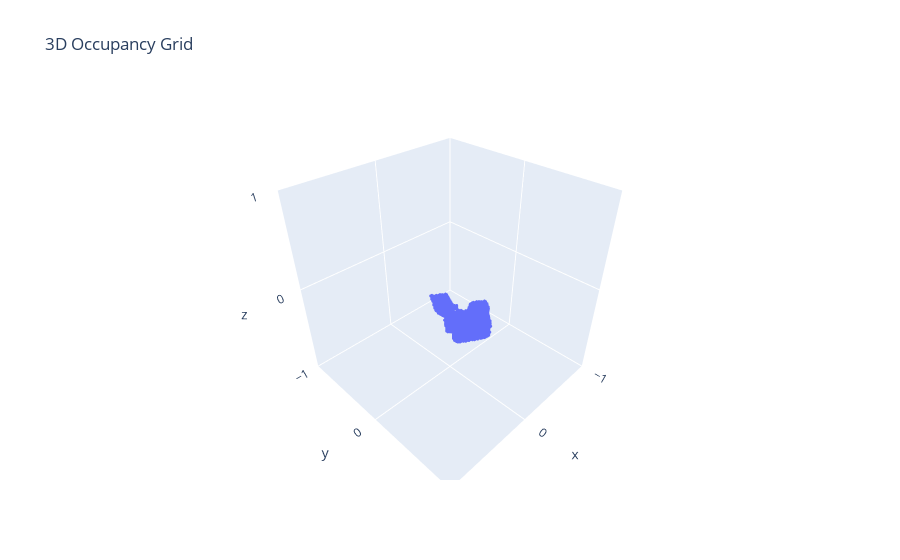

Notebook code for this chart:
### Code cell
# Load the occupancy data from the .npy file
#occupancy_grid = np.load('./object_occupancy.npy')
occupancy_grid = np.load(r'G:\Mixed_Reality\mr_liuxin\nerfstudio\object_occupancy.npy')
#G:\Mixed_Reality\cs\object_occupancy.npy
# Get the dimensions of the grid
grid_size = occupancy_grid.shape[0]

# Generate grid coordinates
x, y, z = np.meshgrid(np.linspace(-1, 1, grid_size), 
                      np.linspace(-1, 1, grid_size), 
                      np.linspace(-1, 1, grid_size),
                      indexing='ij')

# Filter coordinates based on occupancy
occupied_x = x[occupancy_grid]
occupied_y = y[occupancy_grid]
occupied_z = z[occupancy_grid]
print(np.min(occupied_x), np.max(occupied_x))
print(np.min(occupied_y), np.max(occupied_y))
print(np.min(occupied_z), np.max(occupied_z))

# Create a 3D scatter plot
occupancy = go.Scatter3d(x=occupied_x, y=occupied_y, z=occupied_z, mode='markers', marker=dict(size=1))
fig = go.Figure(data=[occupancy])

# Update layout
fig.update_layout(
    title="3D Occupancy Grid",
    scene=dict(
        xaxis=dict(nticks=4, range=[-1, 1]),
        yaxis=dict(nticks=4, range=[-1, 1]),
        zaxis=dict(nticks=4, range=[-1, 1]),
        aspectratio=dict(x=1, y=1, z=1)
    )
)

# Show plot
fig.show()

### Figure 1 — Plotly figure (JSON) as saved in the notebook; plotly's stock layout.template omitted (floating-point values rounded to 4 significant figures; data arrays with more than 128 entries replaced by an {"elided": "..."} marker saying what was removed)
{"data": [{"marker": {"size": 1}, "mode": "markers", "type": "scatter3d", "x": {"elided": "7913 float values"}, "y": {"elided": "7913 float values"}, "z": {"elided": "7913 float values"}}], "layout": {"scene": {"aspectratio": {"x": 1, "y": 1, "z": 1}, "xaxis": {"nticks": 4, "range": [-1, 1]}, "yaxis": {"nticks": 4, "range": [-1, 1]}, "zaxis": {"nticks": 4, "range": [-1, 1]}}, "title": {"text": "3D Occupancy Grid"}}}
